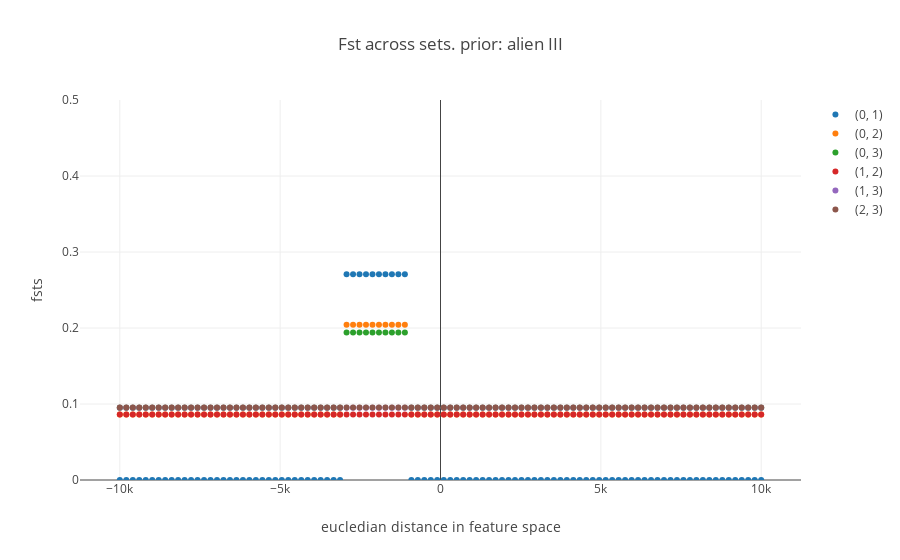

Notebook code cell kept with this figure:
### Code cell
from Generate_samples import Gen_samples, Check_Path, plot_GenFst


Sizes= [100,100,100,100]

Npops= len(Sizes)

range_diff= [-10,10]


prior_kwargs= {
    'fst_a': .0,
    'fst_b': 0.3,
    'region': [-3,-1]
}

prior_func= alien_prior_III

fig, Pops, prior= Check_Path(Npops,vector_lib,prior_func,prior_kwargs,Pops= [],random= True,n_comp= L,range_diff= range_diff,steps= 100)

iplot(fig)
